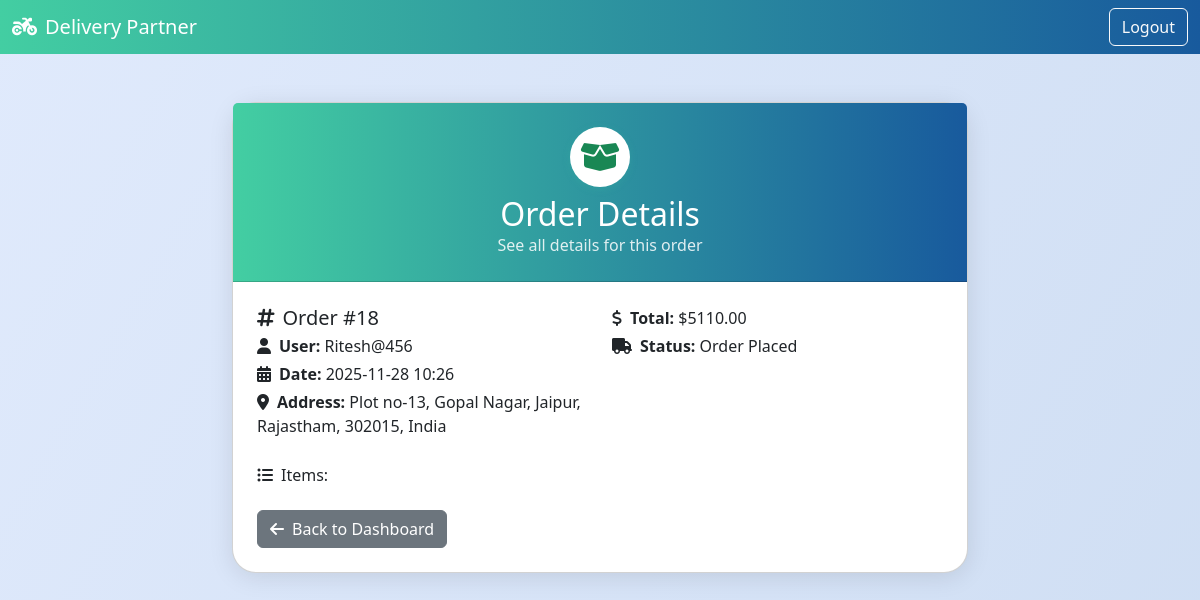
The app's page /delivery-partner/order/18/ (signed in) with its own data.
### store/models.py (models this page shows, shortened)
class Order(models.Model):
    user = models.ForeignKey(User, on_delete=models.CASCADE)
    address = models.ForeignKey(Address, on_delete=models.CASCADE)
    created_at = models.DateTimeField(auto_now_add=True)
    items = models.ManyToManyField(CartItem)
    total = models.DecimalField(max_digits=10, decimal_places=2)
    tracking_status = models.CharField(max_length=100, default='Order Placed')

class Address(models.Model):
    user = models.ForeignKey(User, on_delete=models.CASCADE)
    address_line = models.CharField(max_length=255)
    city = models.CharField(max_length=100)
    state = models.CharField(max_length=100)
    postal_code = models.CharField(max_length=20)
    country = models.CharField(max_length=100)

### store/views.py (the view)
# urls.py: path('delivery-partner/order/<int:order_id>/', views.delivery_order_detail, name='delivery_order_detail'),
def delivery_order_detail(request, order_id):
    if not request.session.get('delivery_partner_authenticated'):
        return redirect('delivery_partner_login')
    order = Order.objects.select_related('user', 'address').prefetch_related('items__product').filter(id=order_id).first()
    if not order:
        return HttpResponse('Order not found.', status=404)
    return render(request, 'store/delivery_order_detail.html', {'order': order})

### store/templates/store/delivery_order_detail.html (shortened to what this page needs)
<!DOCTYPE html>
<html lang="en">
<head>
    <link href="https://cdn.jsdelivr.net/npm/bootstrap@5.3.0/dist/css/bootstrap.min.css" rel="stylesheet">
    <link rel="stylesheet" href="https://cdnjs.cloudflare.com/ajax/libs/font-awesome/6.4.0/css/all.min.css">
</head>
<body>
    <nav class="navbar navbar-expand-lg navbar-dark" style="background: linear-gradient(90deg, #43cea2 0%, #185a9d 100%);">
        <div class="container-fluid">
            <span class="navbar-brand mb-0 h1"><i class="fas fa-motorcycle me-2"></i>Delivery Partner</span>
            <div class="d-flex">
                <a href="/delivery-partner/logout/" class="btn btn-outline-light">Logout</a>
            </div>
        </div>
    </nav>
    <div class="container py-5">
        <div class="row justify-content-center">
            <div class="col-lg-8">
                <div class="card order-card">
                    <div class="card-header order-header text-white text-center p-4">
                        <div class="icon-circle mb-2">
                            <i class="fas fa-box-open fa-2x text-success"></i>
                        </div>
                        <h2 class="mb-0">Order Details</h2>
                        <p class="mb-0" style="font-size:1rem;opacity:0.85;">See all details for this order</p>
                    </div>
                    <div class="card-body p-4">
                        <div class="row mb-3">
                            <div class="col-md-6 mb-2">
                                <h5 class="card-title mb-1"><i class="fas fa-hashtag me-2"></i>Order #{{ order.id }}</h5>
                                <p class="mb-1"><i class="fas fa-user me-2"></i><b>User:</b> {{ order.user.username }}</p>
                                <p class="mb-1"><i class="fas fa-calendar-alt me-2"></i><b>Date:</b> {{ order.created_at|date:"Y-m-d H:i" }}</p>
                                <p class="mb-1"><i class="fas fa-map-marker-alt me-2"></i><b>Address:</b> {{ order.address.address_line }}, {{ order.address.city }}, {{ order.address.state }}, {{ order.address.postal_code }}, {{ order.address.country }}</p>
                            </div>
                            <div class="col-md-6 mb-2">
                                <p class="mb-1"><i class="fas fa-dollar-sign me-2"></i><b>Total:</b> ${{ order.total }}</p>
                                <p class="mb-1"><i class="fas fa-truck me-2"></i><b>Status:</b> {{ order.tracking_status }}</p>
                            </div>
                        </div>
                        <h6 class="mt-3"><i class="fas fa-list-ul me-2"></i>Items:</h6>
                        <a href="{% url 'delivery_dashboard' %}" class="btn btn-secondary mt-3"><i class="fas fa-arrow-left me-2"></i>Back to Dashboard</a>
                    </div>
                </div>
            </div>
        </div>
    </div>
</body>
</html>

### store/templates/store/delivery_order_detail.html (style rules this page uses)
body { background: linear-gradient(120deg, #e0eafc, #cfdef3 100%); min-height: 100vh; }
.order-card { border-radius: 1.5rem; box-shadow: 0 4px 24px rgba(0,0,0,0.10); }
.order-header { background: linear-gradient(90deg, #43cea2 0%, #185a9d 100%); border-radius: 1.5rem 1.5rem 0 0; }
.icon-circle { background: #fff; border-radius: 50%; width: 60px; height: 60px; display: flex; align-items: center; justify-content: center; margin: 0 auto 1rem auto; box-shadow: 0 2px 8px rgba(67,206,162,0.15); }

### records on screen
Order: id "18", user.username "Ritesh@456", created_at "2025-11-28 10:26", address.address_line "Plot no-13, Gopal Nagar", address.city "Jaipur", address.state "Rajastham", address.postal_code "302015", address.country "India", total "5110.00", tracking_status "Order Placed"
